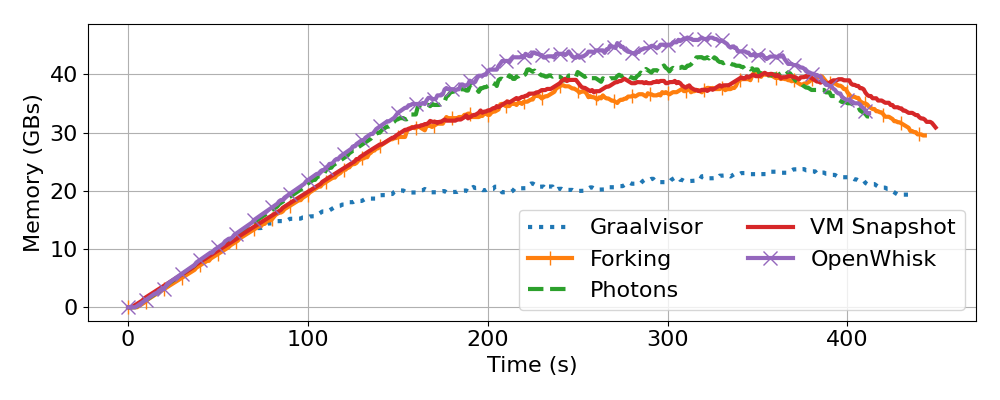

Generate this figure with Python:
#!/usr/bin/python

import matplotlib
import matplotlib.pyplot as plt
import numpy as np

# Loading memory and converting from MBs to GBs
gv      = np.loadtxt("gv_dc_footprint.txt")   / 1000
gv_fork = np.loadtxt("gv_fork_footprint.txt") / 1000
gv_snap = np.loadtxt("gv_snap_footprint.txt") / 1000
cr      = np.loadtxt("cr_footprint.txt")      / 1000
ph      = np.loadtxt("ph_footprint.txt")      / 1000

matplotlib.rcParams.update({'font.size': 16})
plt.rcParams["figure.figsize"] = (10, 4)
plt.plot(gv,      linestyle = ":",                                               linewidth = 3, label = "Graalvisor")
plt.plot(gv_fork, linestyle = "-",  marker = "|", markersize = 10, markevery=10, linewidth = 3, label = "Forking")
plt.plot(ph,      linestyle = "--",                                              linewidth = 3, label = "Photons")
plt.plot(gv_snap, linestyle = "-",                                               linewidth = 3, label = "VM Snapshot")
plt.plot(cr,      linestyle = "-",  marker = "x", markersize = 10, markevery=10, linewidth = 3, label = "OpenWhisk")
plt.xlabel("Time (s)")
plt.ylabel("Memory (GBs)")
plt.grid()
plt.legend(ncol=2, loc='lower right')
plt.tight_layout()
plt.savefig("azure-replay-memory.pdf")
plt.savefig("azure-replay-memory.png")
plt.show()
